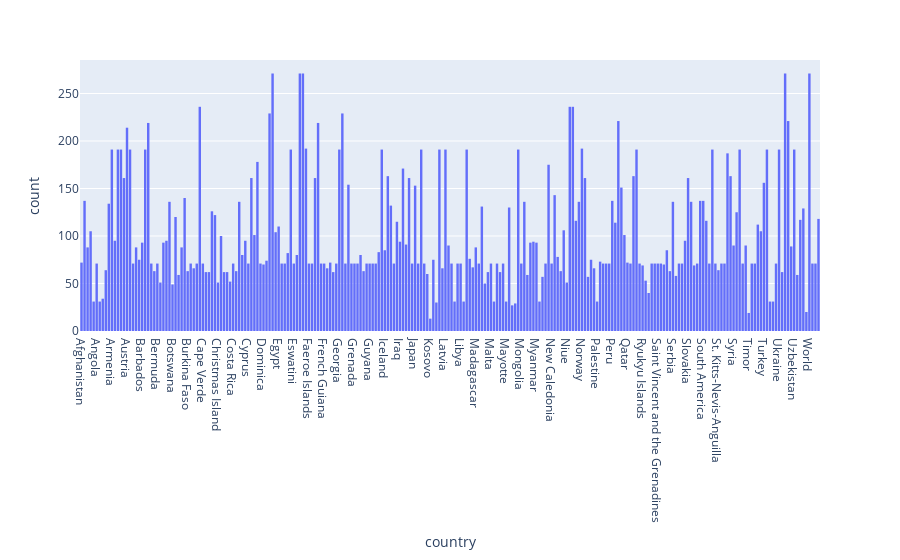

Source (notebook cell):
### Code cell
px.histogram(df, x="country")

### Figure 1 — Plotly figure (JSON) as saved in the notebook; plotly's stock layout.template omitted (floating-point values rounded to 4 significant figures; data arrays with more than 128 entries replaced by an {"elided": "..."} marker saying what was removed)
{"data": [{"alignmentgroup": "True", "bingroup": "x", "hovertemplate": "country=%{x}<br>count=%{y}<extra></extra>", "legendgroup": "", "marker": {"color": "#636efa", "pattern": {"shape": ""}}, "name": "", "offsetgroup": "", "orientation": "v", "showlegend": false, "type": "histogram", "x": {"elided": "25204 str values"}, "xaxis": "x", "yaxis": "y"}], "layout": {"barmode": "relative", "legend": {"tracegroupgap": 0}, "margin": {"t": 60}, "xaxis": {"anchor": "y", "domain": [0, 1], "title": {"text": "country"}}, "yaxis": {"anchor": "x", "domain": [0, 1], "title": {"text": "count"}}}}
